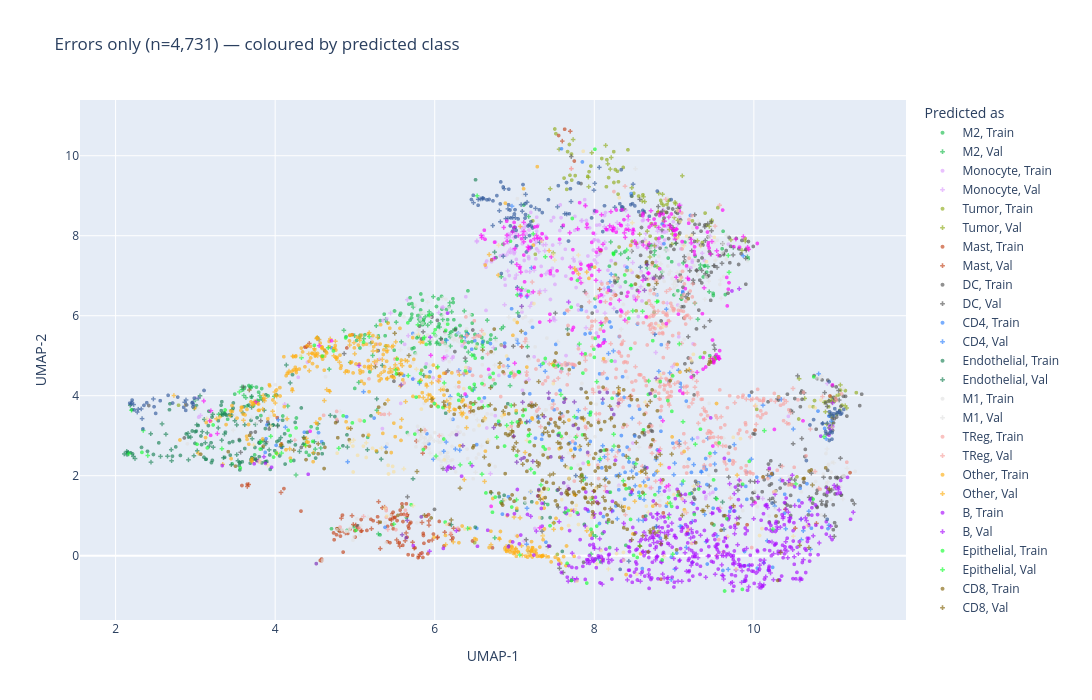

Here is the notebook cell this chart was saved with:
### Markdown cell above
### 3d. Error analysis — incorrect predictions only

Shows *where* in the embedding errors occur and *what* the model predicted instead.

### Code cell
df_err = df[df['correct'] == 'Incorrect'].copy()
n_err  = len(df_err)
n_tot  = len(df)
print(f'Errors: {n_err:,} / {n_tot:,}  ({100 * n_err / n_tot:.1f} %)')

fig = px.scatter(
    df_err, color='predicted', color_discrete_map=label_colors,
    title=f'Errors only (n={n_err:,}) — coloured by predicted class',
    **SCATTER_KW,
)
_style(fig).update_layout(legend_title='Predicted as')
fig.show()
